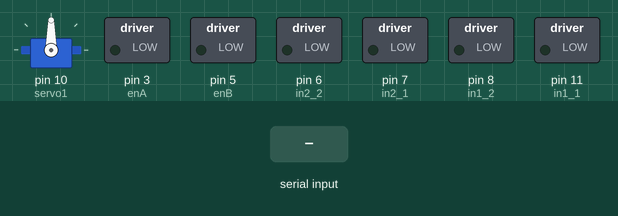
Bench run of a sketch on a simulated Arduino Uno, built with avr-gcc and run on an emulated ATmega328P. On the bench: servo, switched loads named in the sketch (green lamp = pin HIGH). Inputs (shaded band) come from the test bench.

Above: at 1.2 s.
1.3 s: "1" received over Serial
At 1.6 s:
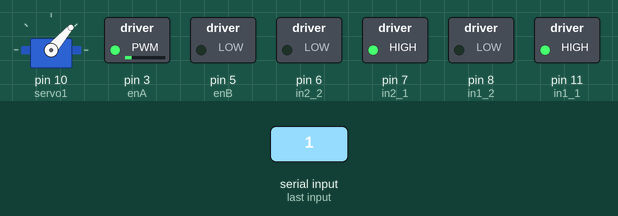
2.8 s: byte 200 (200) received over Serial
At 3.9 s:
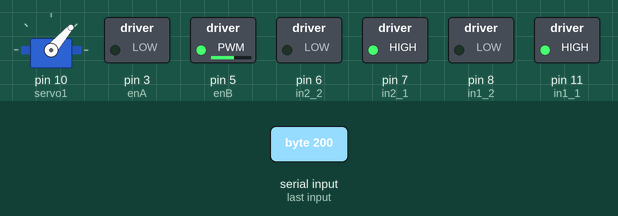
4.3 s: byte 210 (210) received over Serial
At 5.1 s:
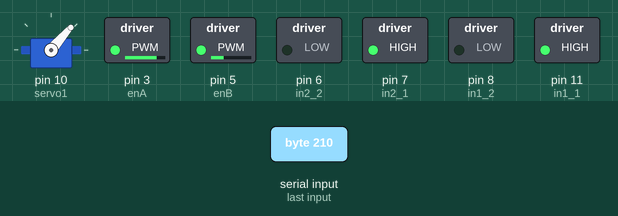
5.8 s: "0" received over Serial
At 6.2 s:
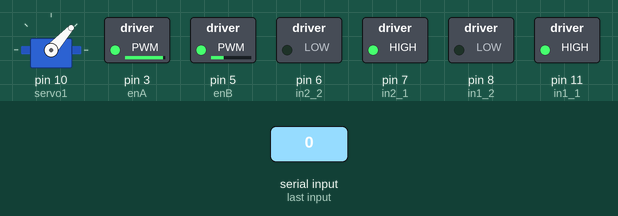
7.3 s: "2" received over Serial
At 8.5 s:
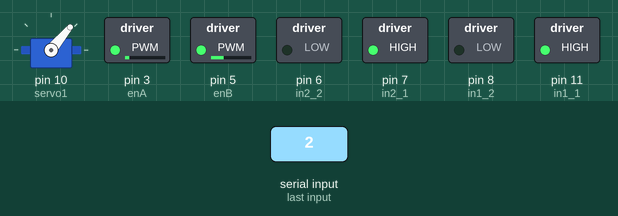
8.8 s: "1" received over Serial
At 9.7 s:
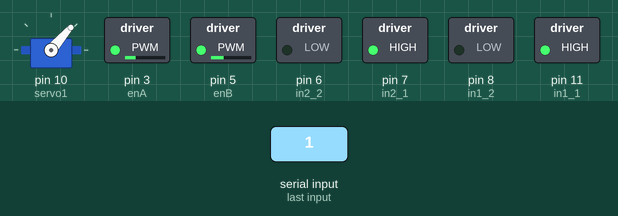
Timing chart, 0 to 11.3 s (numbered marks = the images above; inputs shaded):
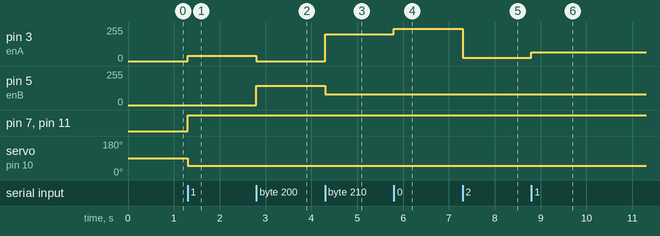

The sketch:

test_simulink.ino
```cpp
#include <Servo.h>

//Motor 1
int enA = 3;
int in1_1 = 11;
int in1_2 = 8;

//Motor 2
int enB = 5;
int in2_1 = 7;
int in2_2 = 6;

//Servo
Servo servo1;
int motorspeedLeft = 0;
int motorspeedRight = 0;
int steeringAngle = 0;

void setup() {

  Serial.begin(19200);

  pinMode(enA, OUTPUT);
  pinMode(enB, OUTPUT);
  pinMode(in1_1, OUTPUT);
  pinMode(in1_2, OUTPUT);
  pinMode(in2_1, OUTPUT);
  pinMode(in2_2, OUTPUT);

  servo1.attach(10);
  servo1.write(90);
  // middle 90
}

void loop() {

  while(!Serial.available()) {}

  digitalWrite(in1_1, HIGH);
  digitalWrite(in1_2, LOW);
  digitalWrite(in2_1, HIGH);
  digitalWrite(in2_2, LOW);
  //analogWrite(enA, 0);
  //analogWrite(enB, 0);

  int serialMsg = Serial.read();
  // 200 = Stop
  if(serialMsg == 200){
    motorspeedLeft = 0;
    motorspeedRight = 0;
  }
  // 210 = GO!
  if(serialMsg == 210) {
    motorspeedLeft = 200;
    motorspeedRight = 200;
  }

  if(serialMsg >= 0 && serialMsg <= 180) {
    servo1.write(serialMsg);
  }

  steeringAngle = serialMsg - 90;
  if(steeringAngle > 0) {
    motorspeedRight = motorspeedRight - steeringAngle;
  }
  if(steeringAngle < 0) {
    motorspeedLeft = motorspeedLeft - steeringAngle;
  }

  analogWrite(enA, motorspeedLeft);
  analogWrite(enB, motorspeedRight);

}
```

Measured:
- after the input at 1.3 s, pin 3 (enA): 0/255 → 41/255 at once; pin 7 (in2_1), pin 11 (in1_1): LOW → HIGH at once; servo on pin 10 (servo1): 90° → 49° at once
- after the input at 2.8 s, pin 3 (enA): 41/255 → 0/255 at once; pin 5 (enB): 0/255 → 146/255 at once
- after the input at 4.3 s, pin 3 (enA): 0/255 → 200/255 at once; pin 5 (enB): 146/255 → 80/255 at once
- after the input at 5.8 s, pin 3 (enA): 200/255 → 242/255 at once; servo on pin 10 (servo1): 49° → 48° at once
- after the input at 7.3 s, pin 3 (enA): 242/255 → 26/255 at once; servo on pin 10 (servo1): 48° → 50° at once
- after the input at 8.8 s, pin 3 (enA): 26/255 → 67/255 at once; servo on pin 10 (servo1): 50° → 49° at once
